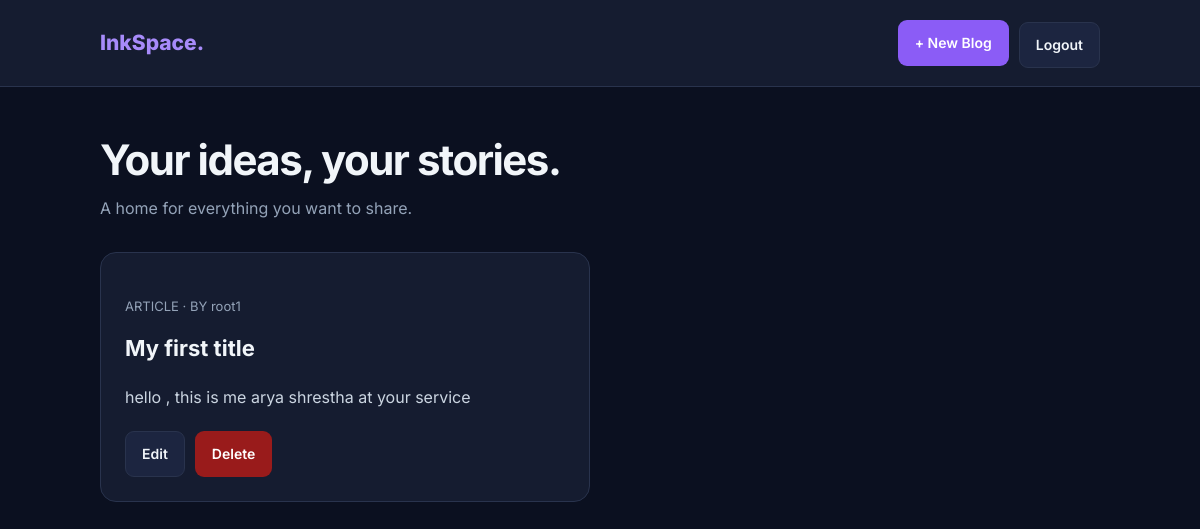
The page /Blog_list/ (signed in) on the database as committed earlier.
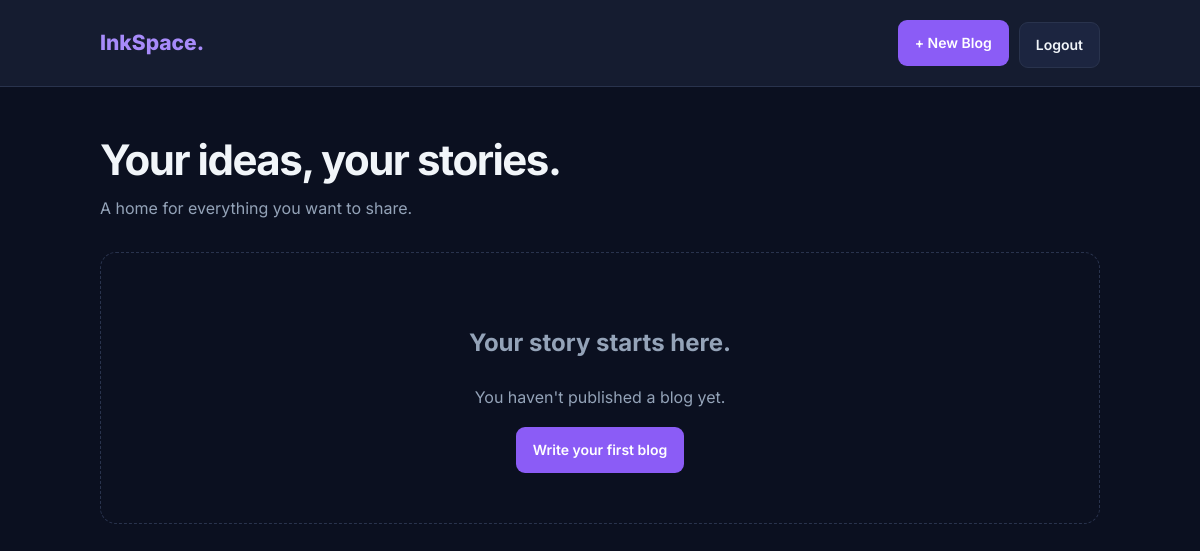
The same page on the database as committed later.
### app/models.py (models this page shows, shortened)
class Blog(models.Model):
    user = models.ForeignKey(User,on_delete=models.CASCADE)
    author = models.CharField(max_length=100)
    title = models.CharField(max_length=100)
    description = models.TextField(max_length=1000)

class User(AbstractUser):
    email = models.EmailField(unique=True)

### app/views.py (the view)
# urls.py: path('Blog_list/',Blog_list,name='Blog_list'),
@login_required
def Blog_list(request):
    blog = Blog.objects.select_related(
        'user'
    ). order_by('-id')
    return render(
        request,'Blog_list.html',{'blog':blog}
    )

### app/templates/Blog_list.html (shortened to what this page needs)
{% load static %}
<!DOCTYPE html>
<html lang="en">
<head>
    <link rel="stylesheet" href="{% static 'css/style.css' %}">
</head>
<body>
<nav class="navbar">
    <div class="nav-inner">
        <a class="logo" href="{% url 'Blog_list' %}">Ink<span>Space.</span></a>
        <div class="actions" style="margin:0">
            <a class="btn" href="{% url 'create_blog' %}">+ New Blog</a>
            <form method="POST" action="{% url 'logout' %}">
                <button class="btn btn-secondary" type="submit">Logout</button>
            </form>
        </div>
    </div>
</nav>
<main class="container">
    <h1>Your ideas, your stories.</h1>
    <p class="subtitle">A home for everything you want to share.</p>
    {% if blog %}
    <div class="blog-grid">
        {% for item in blog %}
        <article class="blog-card">
            <p class="author">ARTICLE · BY {{ item.user.username }}</p>
            <h2>{{ item.title }}</h2>
            <p class="blog-description">{{ item.description }}</p>
            <div class="actions">
                <a class="btn btn-secondary"
                   href="{% url 'edit_blog' item.id %}">Edit</a>
                <a class="btn btn-danger"
                   href="{% url 'delete_blog' item.id %}">Delete</a>
            </div>
        </article>
        {% endfor %}
    </div>
    {% else %}
    <div class="empty-state">
        <h2>Your story starts here.</h2>
        <p>You haven't published a blog yet.</p>
        <a class="btn" href="{% url 'create_blog' %}">Write your first blog</a>
    </div>
    {% endif %}
</main>
</body>
</html>

Rows that differ between the two databases and show on the page:
removed Blog: user.username "root1", title "My first title", description "hello , this is me arya shrestha at your service"
Other text that changed with them:
text now shown: "Your story starts here. You haven't published a blog yet. Write your first blog"
